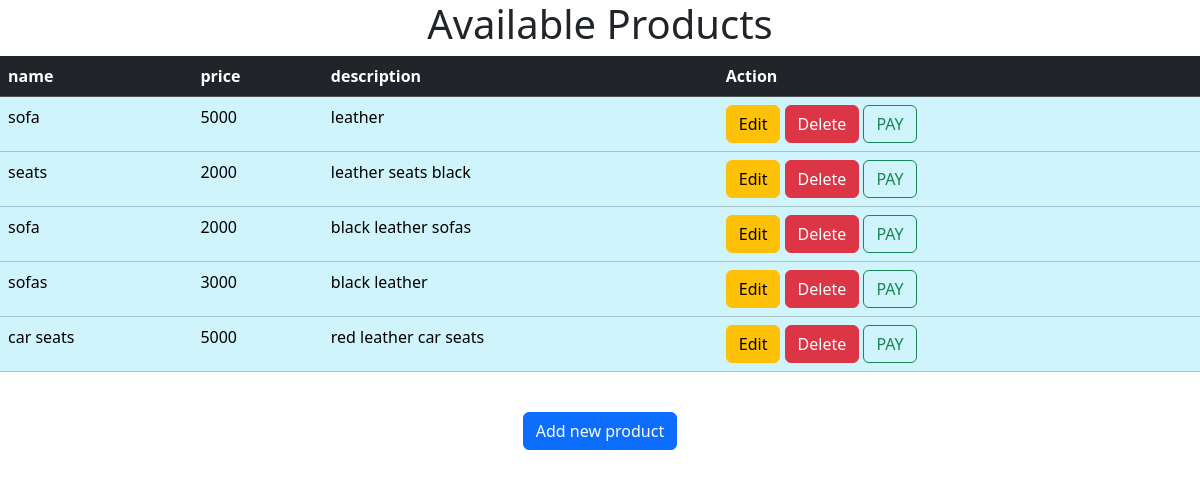
Page /show/ on the committed database.
### ProdExChange/models.py (models this page shows, shortened)
class Products(models.Model):
    name = models.CharField(max_length=100)
    price = models.IntegerField(default=0)
    description = models.TextField()

### ProdExChange/views.py (the view)
# urls.py: path('show/', views.show, name='show'),
def show(request):
    products = Products.objects.all()
    return render(request, 'show.html', {'Products': products})

### templates/show.html (shortened to what this page needs)
<!doctype html>
<html lang="en">
<head>
    {% load static %}
    <link rel="stylesheet" href="{% static 'css/bootstrap.min.css' %}">
</head>
<body>
<h1 class="text-center">Available Products</h1>
<table class="table table-info">
    <thead class="table-dark">
    <tr>
        <th>name</th>
        <th>price</th>
        <th>description</th>
        <th>Action</th>
    </tr>
    </thead>
    <tbody>
    {% for products in Products %}
    <tr>
        <td>{{ products.name }}</td>
        <td>{{ products.price }}</td>
        <td>{{ products.description }}</td>
        <td>
            <a href="/edit/{{ product.id }}" class="btn btn-warning">Edit</a>
            <a href="/delete/{{ product.id }}" class="btn btn-danger">Delete</a>
            <a href="/pay/{{ product.id }}" class="btn btn-outline-success">PAY</a>
        </td>
    </tr>
    {% endfor %}
    </tbody>
</table>
<br>
<center><a href="{% url 'add' %}" class="btn btn-primary">Add new product</a></center>
</body>
</html>

### rows in the picture
Products: name "sofa", price "5000", description "leather"
Products: name "seats", price "2000", description "leather seats black"
Products: name "sofa", price "2000", description "black leather sofas"
Products: name "sofas", price "3000", description "black leather"
Products: name "car seats", price "5000", description "red leather car seats"
